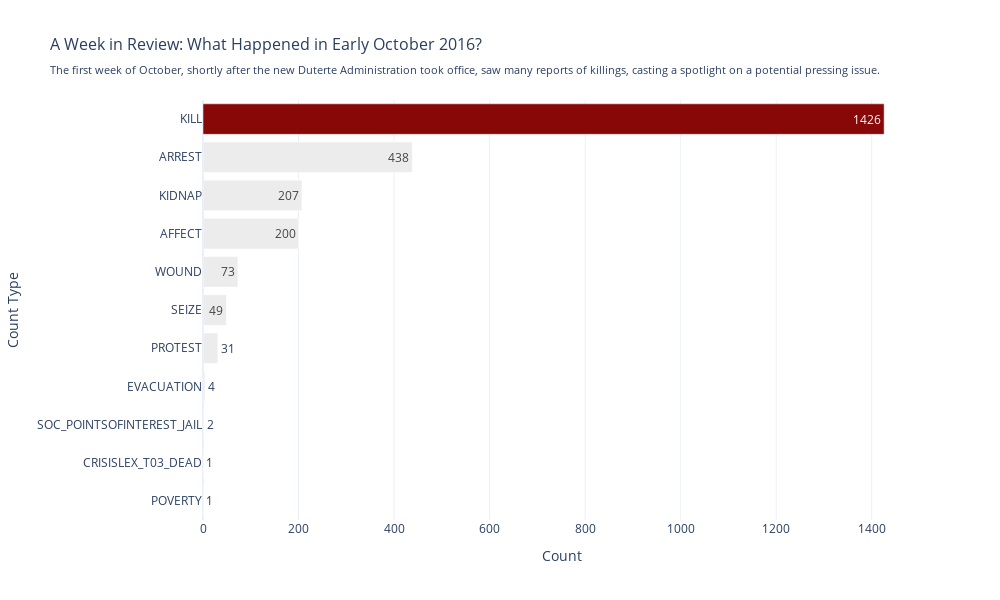

This figure's notebook cell:
### Code cell
# Visualizing
# Extract the max count to highlight the corresponding bar
result_asc = result.sort_values(by="count", ascending=True)

# Extract the max count to highlight the corresponding bar
max_count = result_asc["count"].max()

# Define colors for each bar, highlighting the highest one
colors = ["#ECECEC" if count != max_count else '#880808'
          for count in result_asc["count"]]

# Initialize the figure
fig = go.Figure()

# Add a horizontal bar trace with dynamic colors
fig.add_trace(
    go.Bar(
        y=result_asc["CountType"],
        x=result_asc["count"],
        marker=dict(color=colors),
        text=result_asc["count"],
        orientation='h'
    )
)

# Set titles and labels
fig.update_layout(
    title=(
        "A Week in Review: What Happened in Early October 2016?<br>"
        "<sub>The first week of October, shortly after the new Duterte "
        "Administration took office, saw many reports of killings, casting a "
        "spotlight on a potential pressing issue.</sub>"
    ),
    title_font_size=16,
    xaxis_title="Count",
    yaxis_title="Count Type",
    width=1000,
    height=600,
    template="plotly_white",
)

# Show the plot
fig.show()

### Figure 1 — Plotly figure (JSON) as saved in the notebook; plotly's stock layout.template omitted (floating-point values rounded to 4 significant figures)
{"data": [{"marker": {"color": ["#ECECEC", "#ECECEC", "#ECECEC", "#ECECEC", "#ECECEC", "#ECECEC", "#ECECEC", "#ECECEC", "#ECECEC", "#ECECEC", "#880808"]}, "orientation": "h", "text": [1, 1, 2, 4, 31, 49, 73, 200, 207, 438, 1426], "type": "bar", "x": [1, 1, 2, 4, 31, 49, 73, 200, 207, 438, 1426], "y": ["POVERTY", "CRISISLEX_T03_DEAD", "SOC_POINTSOFINTEREST_JAIL", "EVACUATION", "PROTEST", "SEIZE", "WOUND", "AFFECT", "KIDNAP", "ARREST", "KILL"]}], "layout": {"height": 600, "title": {"font": {"size": 16}, "text": "A Week in Review: What Happened in Early October 2016?<br><sub>The first week of October, shortly after the new Duterte Administration took office, saw many reports of killings, casting a spotlight on a potential pressing issue.</sub>"}, "width": 1000, "xaxis": {"autorange": true, "range": [0, 1501.0], "title": {"text": "Count"}, "type": "linear"}, "yaxis": {"autorange": true, "range": [-0.5, 10.5], "title": {"text": "Count Type"}, "type": "category"}}}
